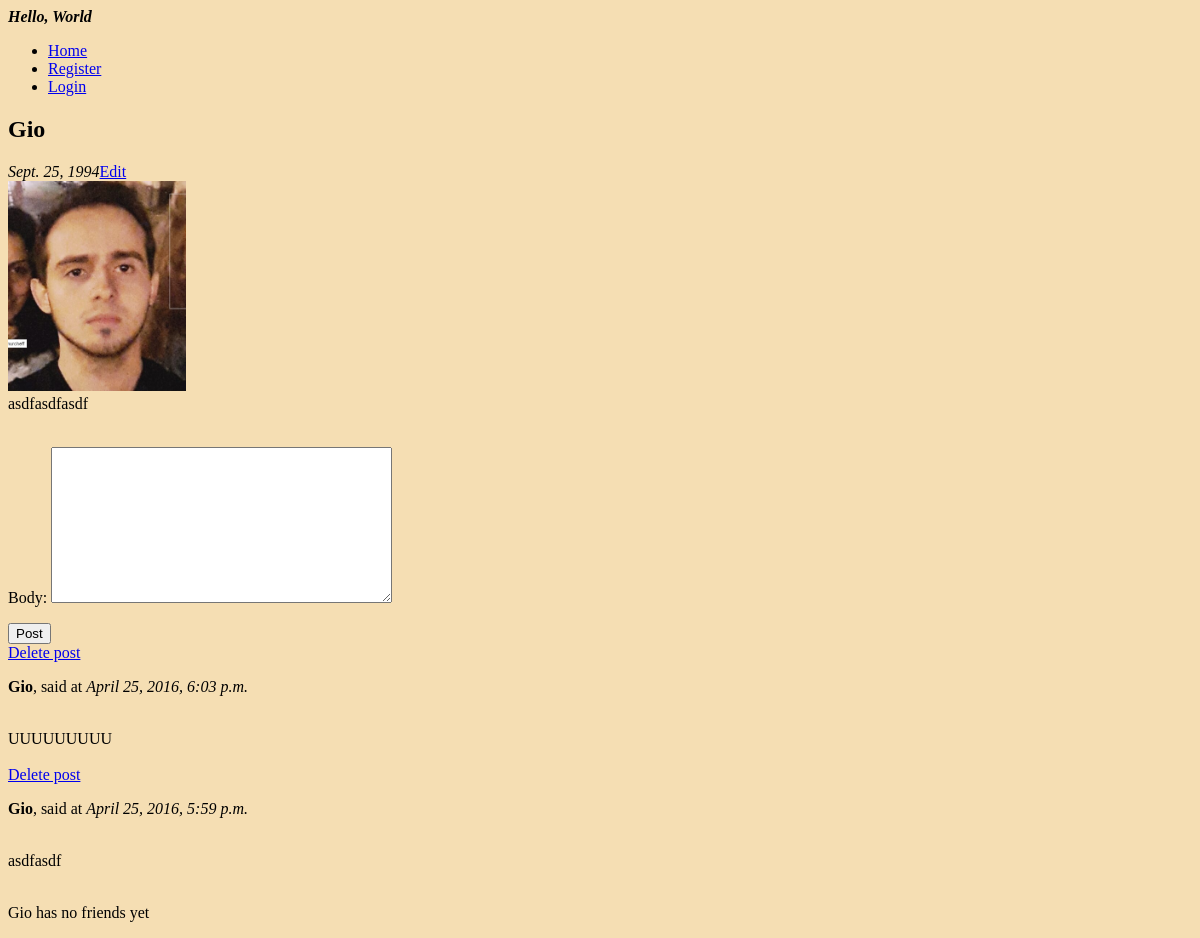
Page /id4/ on the earlier database version.
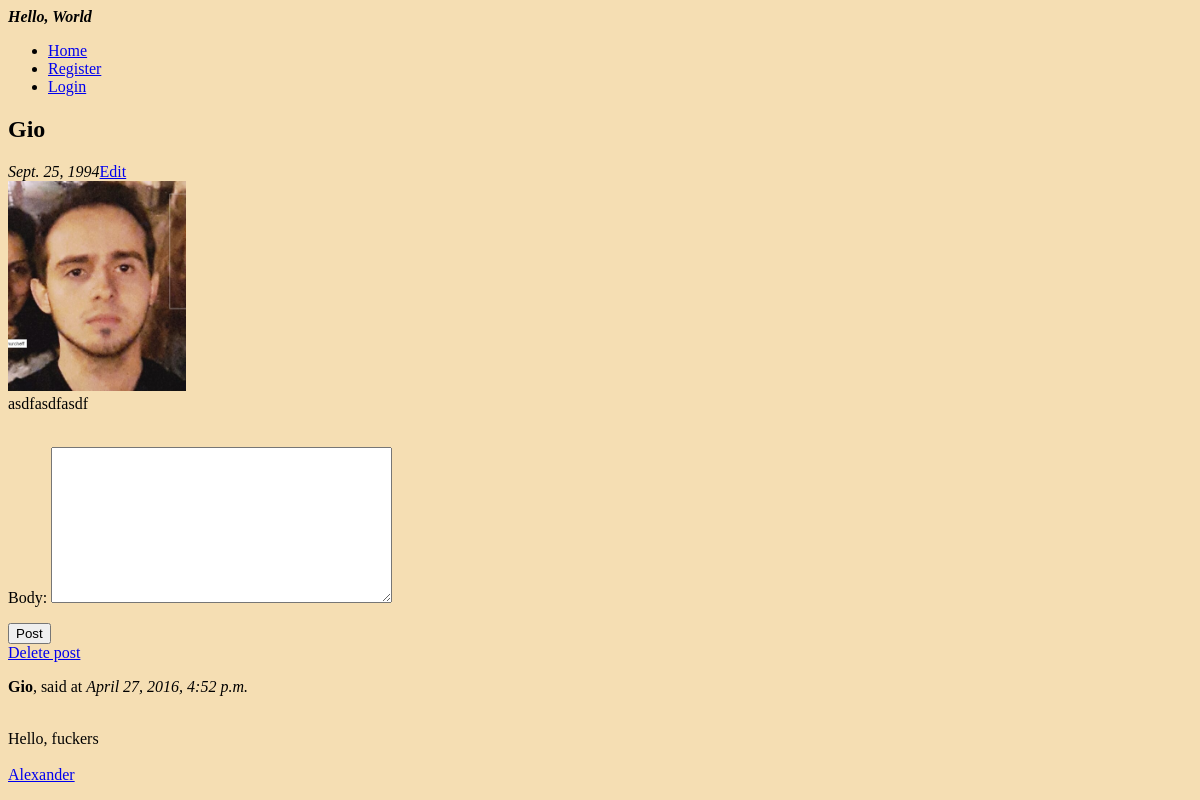
Same page on the later database version.
### person/models.py (models this page shows)
class UserProfile(models.Model):
    user = models.OneToOneField(User)
    name = models.CharField(max_length=150)
    birth_date = models.DateField()
    avatar = models.ImageField(blank=True, upload_to='static/uploads')
    about = models.TextField(blank=True)
    friends = models.ManyToManyField('self', blank=True)
    def __str__(self):
        return  self.name

class WallPost(models.Model):
    receiver = models.ForeignKey(UserProfile)
    sender = models.ForeignKey(UserProfile, related_name="sender")
    pub_date = models.DateTimeField()
    body = models.TextField()

### person/views.py (the view, shortened to what this page needs)
# urls.py: url(r'^id(?P<profile_id>\d+)/$', views.details, name='details'),
@cache_control(no_cache=True, must_revalidate=True, no_store=True)
def details(request, profile_id):
    profile = UserProfile.objects.get(id=profile_id)
    wall_posts = profile.wallpost_set.order_by('-pub_date')  # - before pub_date means in descending order
    form = WallPostForm()
    friends = profile.friends.all()
    return render(request, "details.html", {'profile': profile,
                                            'wall_posts':wall_posts,
                                            'form':form,
                                            'friends':friends})

### person/forms.py
class WallPostForm(forms.ModelForm):
	class Meta:
		model = WallPost
		fields = ('body', )

### person/templates/details.html (shortened to what this page needs)
{% extends 'base.html' %}
{% block content %}
  <h2>{{ profile.name }}</h2>
  <i>{{ profile.birth_date }}</i><a href="{% url 'person:edit' profile.id %}">Edit</a> <br>
  {% if profile.avatar %}
	<img src="/{{ profile.avatar }}" alt="" width="15%" height="25%"><br>
  {% else %}
	<p>No image provided</p><br>
  {% endif %}
  <div>{{ profile.about }}</div><br>
<form action="{% url 'person:details' profile.id %}" method="post">
    {{ form.as_p }}
    <input type="submit" value="Post">
</form>
{% if wall_posts %}
    {% for post in wall_posts %}
    <div>
        {% if user.userprofile.id == post.sender.id or proflie.id == user.userprofile.id %}
           <span><a href="{% url 'person:delete_post' profile.id post.id%}">Delete post</a> </span>
        {% endif %}
        <p><b>{{ post.sender }}</b>, said at  <i>{{ post.pub_date }}</i></p><br>
        {{ post.body }}
    </div><br>
    {% endfor %}
{% else %}
    <p>No posts yet!</p>
{% endif %}
{% if profile.friends.count > 0 %}
  {% for friend in friends %}
    <a href="{% url 'person:details' friend.id%}">{{ friend.name }}</a><br>
  {% endfor %}
{% else %}
 <p>{{ profile.name }} has no friends yet</p>
{% endif %}
{% endblock %}

### person/templates/base.html (shortened to what this page needs)
<!DOCTYPE html>
{% load staticfiles %}
<html lang="en">
<head>
	<link rel="stylesheet" href="{% static 'css/base.css' %}">
</head>
<body>
<b><i>Hello, {% if user.is_authenticated %}{{ user.username }} {% else %}World {% endif %}</i></b>
	<ul>
		<li><a href="{% url 'person:home' %}">Home</a></li>
		{% if user.is_authenticated %}
        <li><a href="{% url 'person:logout' %}">Logout</a></li>
        {% else %}
		<li><a href="{% url 'person:register' %}">Register</a></li>
		<li><a href="{% url 'person:login' %}">Login</a></li>
		{% endif %}
	</ul>
	{% block content %}
	{% endblock %}
</body>
</html>

### static/css/base.css (style rules this page uses)
body { background: wheat; }

Differences in the rows shown:
removed WallPost: shows "Delete post", sender "Gio", pub_date "April 25, 2016, 6:03 p.m.", body "UUUUUUUUU"
removed WallPost: shows "Delete post", sender "Gio", pub_date "April 25, 2016, 5:59 p.m.", body "asdfasdf"
shown differently, row unchanged: UserProfile "Gio": name "Gio" → (not shown)
added WallPost: shows "Delete post", sender "Gio", pub_date "April 27, 2016, 4:52 p.m.", body "Hello, fuckers"
now on this page (row unchanged): UserProfile: name "Alexander"
Other differences:
text no longer shown: "has no friends yet"
